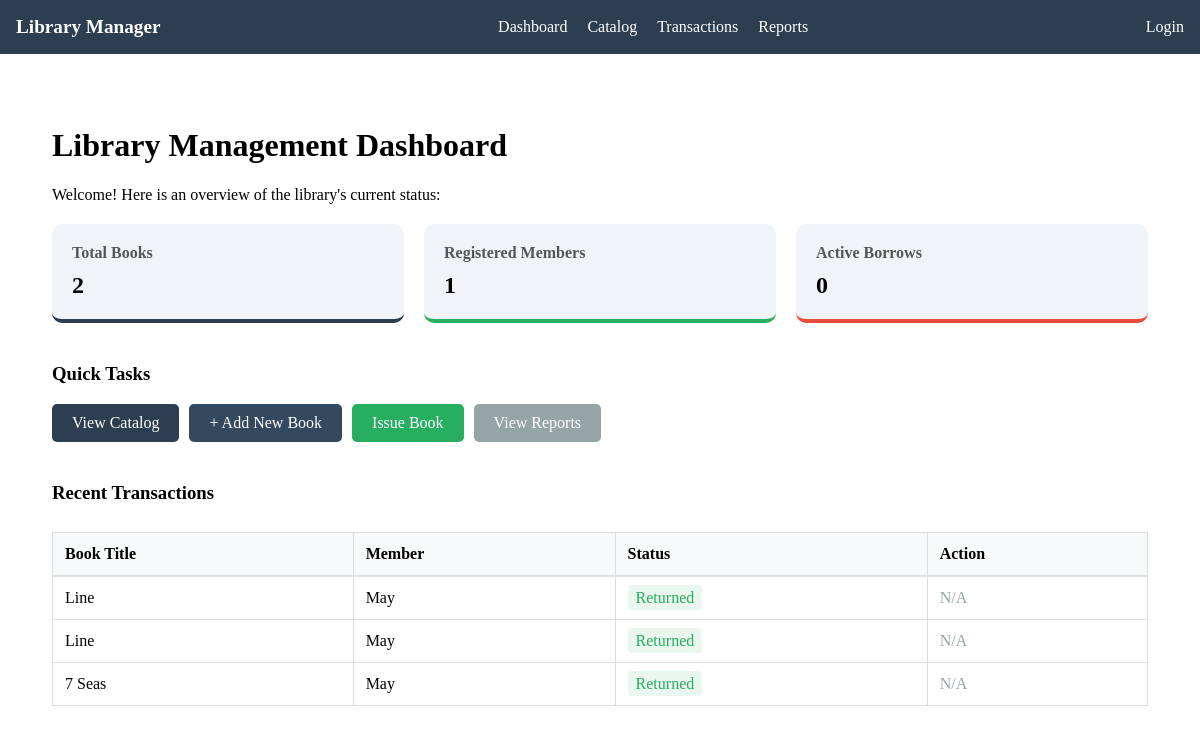
Before: / with the older database file.
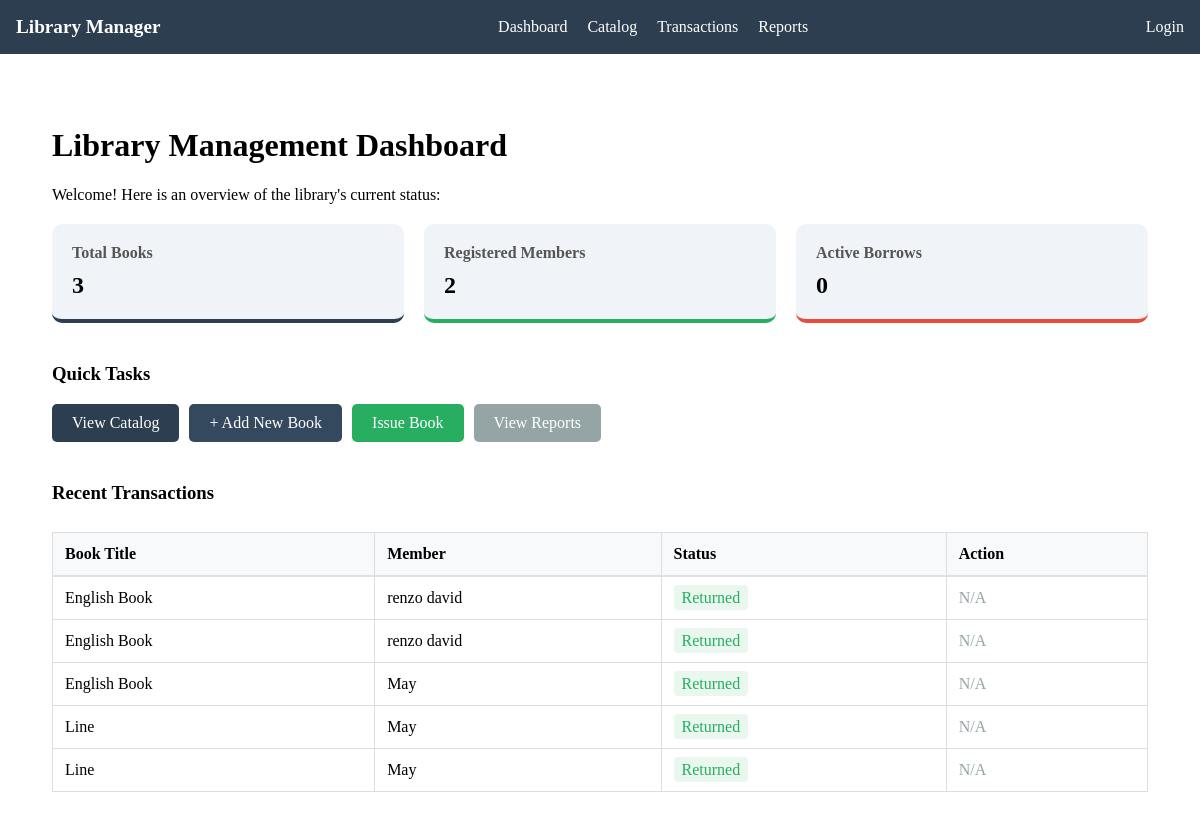
After: the same page with the newer database file.
### app/models.py (models this page shows, shortened)
class Borrow(models.Model):
    STATUS_CHOICES = [
        ('Borrowed', 'Borrowed'),
        ('Returned', 'Returned'),
    ]
    member = models.ForeignKey(Member, on_delete=models.CASCADE)
    book = models.ForeignKey(Book, on_delete=models.CASCADE)
    borrow_date = models.DateField(auto_now_add=True) # Automatically set to today
    due_date = models.DateField() # Set manually or via logic
    actual_return_date = models.DateField(null=True, blank=True)
    status = models.CharField(max_length=20, choices=STATUS_CHOICES, default='Borrowed')

class Book(models.Model):
    title = models.CharField(max_length=200)
    isbn = models.CharField(max_length=20, unique=True) # Prevent duplicate ISBNs
    author = models.ForeignKey(Author, on_delete=models.CASCADE)
    category = models.ForeignKey(Category, on_delete=models.CASCADE)
    quantity = models.PositiveIntegerField(default=1) # Cannot be negative

class Member(models.Model):
    name = models.CharField(max_length=100)
    course = models.CharField(max_length=100)
    contact = models.CharField(max_length=20)

### app/views.py (the view)
# urls.py: path('', views.home, name='home'),
def home(request):
    context = {
        'total_books': Book.objects.count(),
        'total_members': Member.objects.count(),
        'active_borrows': Borrow.objects.filter(status='Borrowed').count(),
        'recent_borrows': Borrow.objects.all().order_by('-id')[:5]
    }
    return render(request, 'app/home.html', context)

### app/templates/app/home.html
{% extends "app/base.html" %}
{% block content %}
<div style="padding: 20px;">
    <h1>Library Management Dashboard</h1>
    <p>Welcome! Here is an overview of the library's current status:</p>
    <div style="display: flex; gap: 20px; margin-top: 20px;">
        <div style="flex: 1; background: #f0f4f8; padding: 20px; border-radius: 10px; border-bottom: 4px solid #2c3e50;">
            <h4 style="margin: 0; color: #555;">Total Books</h4>
            <h2 style="margin: 10px 0 0 0;">{{ total_books }}</h2>
        </div>
        <div style="flex: 1; background: #f0f4f8; padding: 20px; border-radius: 10px; border-bottom: 4px solid #27ae60;">
            <h4 style="margin: 0; color: #555;">Registered Members</h4>
            <h2 style="margin: 10px 0 0 0;">{{ total_members }}</h2>
        </div>
        <div style="flex: 1; background: #f0f4f8; padding: 20px; border-radius: 10px; border-bottom: 4px solid #e74c3c;">
            <h4 style="margin: 0; color: #555;">Active Borrows</h4>
            <h2 style="margin: 10px 0 0 0;">{{ active_borrows }}</h2>
        </div>
    </div>
    <div style="margin-top: 40px;">
        <h3>Quick Tasks</h3>
        <div style="display: flex; gap: 10px; flex-wrap: wrap;">
            <a href="{% url 'book_list' %}" style="padding: 10px 20px; background: #2c3e50; color: white; text-decoration: none; border-radius: 5px;">View Catalog</a>
            <a href="{% url 'add_book' %}" style="padding: 10px 20px; background: #34495e; color: white; text-decoration: none; border-radius: 5px;">+ Add New Book</a>
            <a href="{% url 'issue_book' %}" style="padding: 10px 20px; background: #27ae60; color: white; text-decoration: none; border-radius: 5px;">Issue Book</a>
            <a href="{% url 'reports' %}" style="padding: 10px 20px; background: #95a5a6; color: white; text-decoration: none; border-radius: 5px;">View Reports</a>
        </div>
    </div>
    <div style="margin-top: 40px;">
        <h3>Recent Transactions</h3>
        <div style="overflow-x: auto;">
            <table style="width: 100%; border-collapse: collapse; margin-top: 10px; background: white;">
                <thead>
                    <tr style="background-color: #f8f9fa; border-bottom: 2px solid #dee2e6;">
                        <th style="padding: 12px; text-align: left; border: 1px solid #ddd;">Book Title</th>
                        <th style="padding: 12px; text-align: left; border: 1px solid #ddd;">Member</th>
                        <th style="padding: 12px; text-align: left; border: 1px solid #ddd;">Status</th>
                        <th style="padding: 12px; text-align: left; border: 1px solid #ddd;">Action</th>
                    </tr>
                </thead>
                <tbody>
                    {% for borrow in recent_borrows %}
                    <tr style="border-bottom: 1px solid #eee;">
                        <td style="padding: 12px; border: 1px solid #ddd;">{{ borrow.book.title }}</td>
                        <td style="padding: 12px; border: 1px solid #ddd;">{{ borrow.member.name }}</td>
                        <td style="padding: 12px; border: 1px solid #ddd;">
                            {% if borrow.status == 'Borrowed' %}
                                <span style="color: #d35400; background: #fef5e7; padding: 4px 8px; border-radius: 4px;">Borrowed</span>
                            {% else %}
                                <span style="color: #27ae60; background: #e9f7ef; padding: 4px 8px; border-radius: 4px;">Returned</span>
                            {% endif %}
                        </td>
                        <td style="padding: 12px; border: 1px solid #ddd;">
                            {% if borrow.status == 'Borrowed' %}
                                <a href="{% url 'return_book' borrow.id %}"
                                   style="color: #e74c3c; text-decoration: none; font-weight: bold;"
                                   onclick="return confirm('Mark this book as returned?')">Return Book</a>
                            {% else %}
                                <span style="color: #95a5a6;">N/A</span>
                            {% endif %}
                        </td>
                    </tr>
                    {% empty %}
                    <tr>
                        <td colspan="4" style="padding: 20px; text-align: center; color: #888; border: 1px solid #ddd;">No recent transactions found.</td>
                    </tr>
                    {% endfor %}
                </tbody>
            </table>
        </div>
    </div>
</div>
{% endblock %}

### app/templates/app/base.html (shortened to what this page needs)
<!DOCTYPE html>
<html lang="en">
<head>
    </head>
<body style="margin: 0; padding: 0;">
    {% include 'app/navbar.html' %}
    <main style="padding: 2rem;">
        {% block content %}
        {% endblock %}
    </main>
</body>
</html>

### app/templates/app/navbar.html
<nav style="background-color: #2c3e50; padding: 1rem; color: white; display: flex; justify-content: space-between; align-items: center;">
    <div style="font-weight: bold; font-size: 1.2rem;">
        Library Manager
    </div>
    <div style="display: flex; gap: 20px;">
        <a href="{% url 'home' %}" style="color: white; text-decoration: none;">Dashboard</a>
        <a href="{% url 'book_list' %}" style="color: white; text-decoration: none;">Catalog</a>
        <a href="{% url 'borrow_list' %}" style="color: white; text-decoration: none;">Transactions</a>
        <a href="{% url 'reports' %}" style="color: white; text-decoration: none;">Reports</a>
    </div>
    <div>
        {% if user.is_authenticated %}
            <span style="margin-right: 10px;">Hi, {{ user.username }}</span>
            <a href="{% url 'logout' %}" style="color: #ecf0f1; border: 1px solid #ecf0f1; padding: 5px 10px; border-radius: 4px; text-decoration: none;">Logout</a>
        {% else %}
            <a href="{% url 'login' %}" style="color: white; text-decoration: none;">Login</a>
        {% endif %}
    </div>
</nav>

Changed rows visible on the page:
no longer on this page (row unchanged): Borrow: book "7 Seas", member.name "May", status "Returned"
added Borrow: book "English Book", member.name "renzo david", status "Returned"
added Borrow: book "English Book", member.name "renzo david", status "Returned"
added Borrow: book "English Book", member.name "May", status "Returned"
Other visible differences:
{{ total_books }}: "2" → "3"
{{ total_members }}: "1" → "2"
